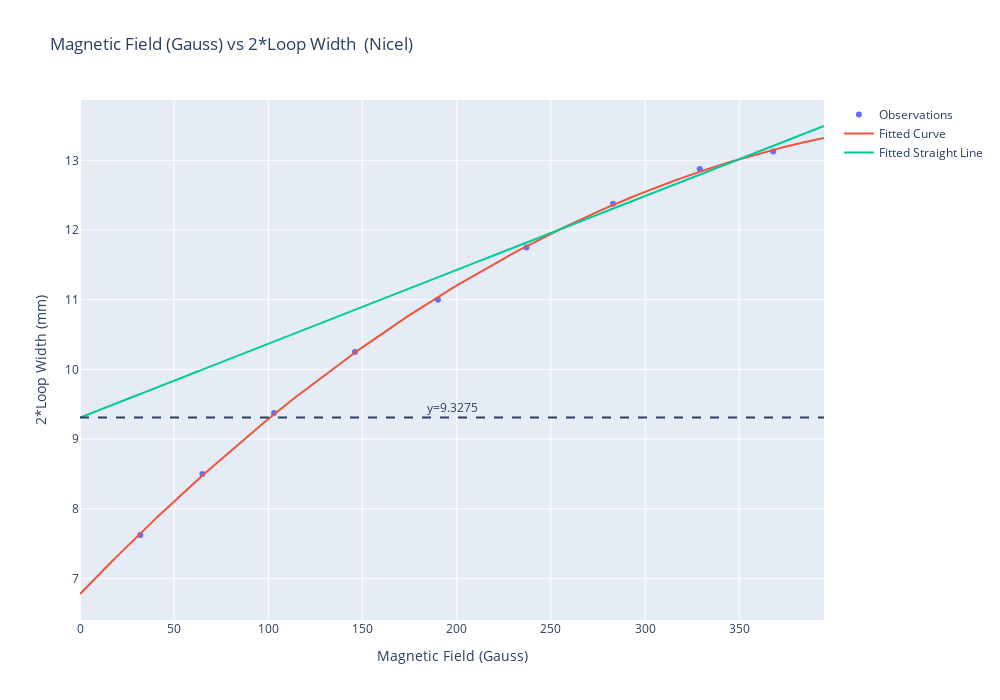

The code cell stored with this chart in its notebook:
### Code cell
fitted_polynomial_coeff = np.polyfit(readings3['Mag_Field'],readings3['2*loop_width'],3)
fitted_polynomial = np.poly1d(fitted_polynomial_coeff)
fitted_data = pd.DataFrame()
fitted_data['x'] = np.linspace(0,395,num=2000)
fitted_data['y'] = fitted_polynomial(fitted_data['x'])

# straight fitted line
X = [ 237, 283, 329, 368 ] # Gauss
Y = [  11.75, 12.375, 12.875, 13.125 ] # mV
fitted_polynomial_coeff = np.polyfit(X,Y,1)
fitted_polynomial = np.poly1d(fitted_polynomial_coeff)
fitted_data_sl = pd.DataFrame()
fitted_data_sl['x'] = np.linspace(0,395,num=2000)
fitted_data_sl['y'] = fitted_polynomial(fitted_data['x'])
#

# Create traces
fig = go.Figure()
fig.add_trace(go.Scatter(x=readings3['Mag_Field'], y=readings3['2*loop_width'],mode='markers',name='Observations'))
fig.add_trace(go.Scatter(x=fitted_data['x'], y=fitted_data['y'],
                    mode='lines',
                    name='Fitted Curve'))
fig.add_trace(go.Scatter(x=fitted_data_sl['x'], y=fitted_data_sl['y'],
                    mode='lines',
                    name='Fitted Straight Line'))

a1 = fitted_data_sl['x'][0]
a2 = fitted_data_sl['y'][0]
print("a2 = ", a2)
fig.add_hline(y=a2,annotation_text="y=9.3275",annotation_position='top',line_dash='dash')

fig.update_layout(xaxis_title="Magnetic Field (Gauss)",yaxis_title="2*Loop Width (mm)",width=1000,
    height=700,
                  title = 'Magnetic Field (Gauss) vs 2*Loop Width  (Nicel)')

### Figure 1 — Plotly figure (JSON) as saved in the notebook; plotly's stock layout.template omitted (floating-point values rounded to 4 significant figures; data arrays with more than 128 entries replaced by an {"elided": "..."} marker saying what was removed)
{"data": [{"mode": "markers", "name": "Observations", "type": "scatter", "x": [32, 65, 103, 146, 190, 237, 283, 329, 368], "y": [7.625, 8.5, 9.375, 10.25, 11, 11.75, 12.38, 12.88, 13.12]}, {"mode": "lines", "name": "Fitted Curve", "type": "scatter", "x": {"elided": "2000 float values"}, "y": {"elided": "2000 float values"}}, {"mode": "lines", "name": "Fitted Straight Line", "type": "scatter", "x": {"elided": "2000 float values"}, "y": {"elided": "2000 float values"}}], "layout": {"annotations": [{"showarrow": false, "text": "y=9.3275", "x": 0.5, "xanchor": "center", "xref": "x domain", "y": 9.309, "yanchor": "bottom", "yref": "y"}], "height": 700, "shapes": [{"line": {"dash": "dash"}, "type": "line", "x0": 0, "x1": 1, "xref": "x domain", "y0": 9.309, "y1": 9.309, "yref": "y"}], "title": {"text": "Magnetic Field (Gauss) vs 2*Loop Width  (Nicel)"}, "width": 1000, "xaxis": {"title": {"text": "Magnetic Field (Gauss)"}}, "yaxis": {"title": {"text": "2*Loop Width (mm)"}}}}
